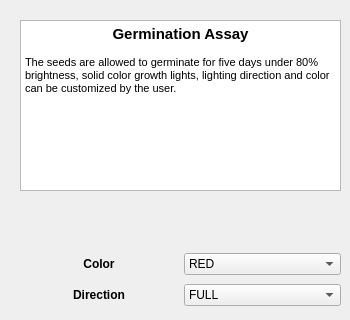
      <widget class="QWidget" name="tab">
       <attribute name="title">
        <string>Germination</string>
       </attribute>
       <widget class="QTextBrowser" name="Germination_textBrowser">
        <property name="geometry">
         <rect>
          <x>20</x>
          <y>20</y>
          <width>321</width>
          <height>171</height>
         </rect>
        </property>
        <property name="html">
         <string>&lt;!DOCTYPE HTML PUBLIC &quot;-//W3C//DTD HTML 4.0//EN&quot; &quot;http://www.w3.org/TR/REC-html40/strict.dtd&quot;&gt;
&lt;html&gt;&lt;head&gt;&lt;meta name=&quot;qrichtext&quot; content=&quot;1&quot; /&gt;&lt;style type=&quot;text/css&quot;&gt;
p, li { white-space: pre-wrap; }
&lt;/style&gt;&lt;/head&gt;&lt;body style=&quot; font-family:'MS Shell Dlg 2'; font-size:8.25pt; font-weight:400; font-style:normal;&quot;&gt;
&lt;p align=&quot;center&quot; style=&quot; margin-top:0px; margin-bottom:0px; margin-left:0px; margin-right:0px; -qt-block-indent:0; text-indent:0px;&quot;&gt;&lt;span style=&quot; font-family:'MS Shell Dlg 2'; font-size:11pt; font-weight:600;&quot;&gt;Germination Assay&lt;/span&gt;&lt;/p&gt;
&lt;p style=&quot;-qt-paragraph-type:empty; margin-top:0px; margin-bottom:0px; margin-left:0px; margin-right:0px; -qt-block-indent:0; text-indent:0px; font-family:'MS Shell Dlg 2';&quot;&gt;&lt;br /&gt;&lt;/p&gt;
&lt;p style=&quot; margin-top:0px; margin-bottom:0px; margin-left:0px; margin-right:0px; -qt-block-indent:0; text-indent:0px;&quot;&gt;&lt;span style=&quot; font-family:'MS Shell Dlg 2';&quot;&gt;The seeds are allowed to germinate for five days under 80% brightness, solid color growth lights, lighting direction and color can be customized by the user.&lt;/span&gt;&lt;/p&gt;&lt;/body&gt;&lt;/html&gt;</string>
        </property>
       </widget>
       <widget class="QWidget" name="gridLayoutWidget_3">
        <property name="geometry">
         <rect>
          <x>20</x>
          <y>250</y>
          <width>321</width>
          <height>61</height>
         </rect>
        </property>
        <layout class="QGridLayout" name="gridLayout_3">
         <item row="0" column="1">
          <widget class="QComboBox" name="germinationColor_comboBox">
           <item>
            <property name="text">
             <string>RED</string>
            </property>
           </item>
           <item>
            <property name="text">
             <string>GREEN</string>
            </property>
           </item>
           <item>
            <property name="text">
             <string>BLUE</string>
            </property>
           </item>
           <item>
            <property name="text">
             <string>PURPLE</string>
            </property>
           </item>
           <item>
            <property name="text">
             <string>RGB WHITE</string>
            </property>
           </item>
           <item>
            <property name="text">
             <string>COOL WHITE</string>
            </property>
           </item>
          </widget>
         </item>
         <item row="0" column="0">
          <widget class="QLabel" name="germinationColor_label">
           <property name="text">
            <string>&lt;html&gt;&lt;head/&gt;&lt;body&gt;&lt;p align=&quot;center&quot;&gt;&lt;span style=&quot; font-weight:600;&quot;&gt;Color&lt;/span&gt;&lt;/p&gt;&lt;/body&gt;&lt;/html&gt;</string>
           </property>
          </widget>
         </item>
         <item row="1" column="0">
          <widget class="QLabel" name="germinationDirection_label">
           <property name="text">
            <string>&lt;html&gt;&lt;head/&gt;&lt;body&gt;&lt;p align=&quot;center&quot;&gt;&lt;span style=&quot; font-weight:600;&quot;&gt;Direction&lt;/span&gt;&lt;/p&gt;&lt;/body&gt;&lt;/html&gt;</string>
           </property>
          </widget>
         </item>
         <item row="1" column="1">
          <widget class="QComboBox" name="germinationDirection_comboBox">
           <item>
            <property name="text">
             <string>FULL</string>
            </property>
           </item>
           <item>
            <property name="text">
             <string>TOP</string>
            </property>
           </item>
           <item>
            <property name="text">
             <string>BOTTOM</string>
            </property>
           </item>
           <item>
            <property name="text">
             <string>LEFT</string>
            </property>
           </item>
           <item>
            <property name="text">
             <string>RIGHT</string>
            </property>
           </item>
           <item>
            <property name="text">
             <string>TOP THIRD</string>
            </property>
           </item>
           <item>
            <property name="text">
             <string>LEFT THIRD</string>
            </property>
           </item>
           <item>
            <property name="text">
             <string>RIGHT THIRD</string>
            </property>
           </item>
          </widget>
         </item>
        </layout>
       </widget>
      </widget>
